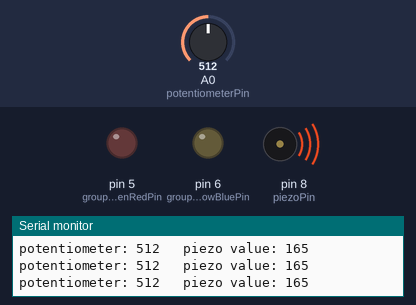
A sketch run on a simulated Arduino Uno, built with avr-gcc and run on an emulated ATmega328P. Shown: output pins drawn as LEDs (lit = HIGH), buzzer (waves = sounding), the last lines printed to the serial monitor. The inputs (shaded band) are chosen by the test bench; at power-on: A0 (potentiometerPin) = 512.

Above: at 1.2 s.
1.3 s: A0 (potentiometerPin) set to 511
At 1.6 s:
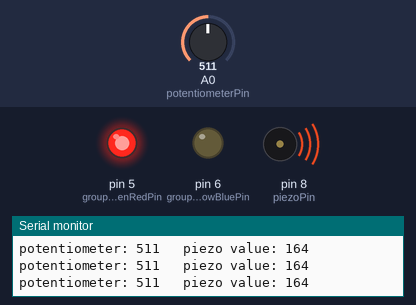
2.8 s: A0 (potentiometerPin) set to 122
At 3.5 s:
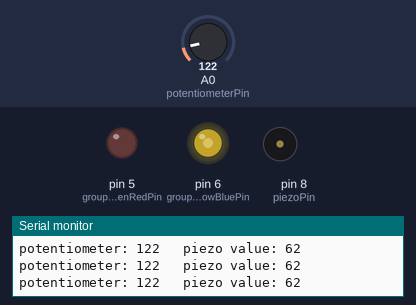
4.3 s: A0 (potentiometerPin) set to 90
At 5.8 s:
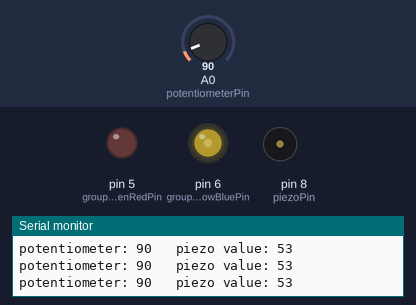
7.3 s: A0 (potentiometerPin) set to 306
At 8.5 s:
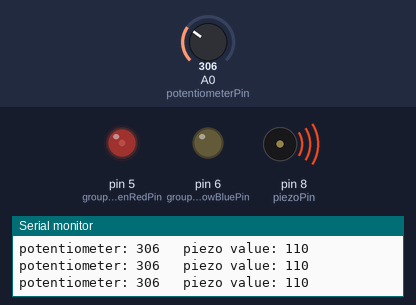
10.3 s: A0 (potentiometerPin) set to 0
At 11.5 s:
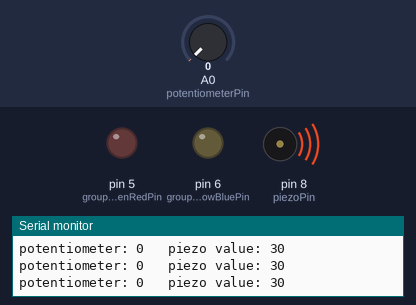
13.3 s: A0 (potentiometerPin) set to 110
At 13.8 s:
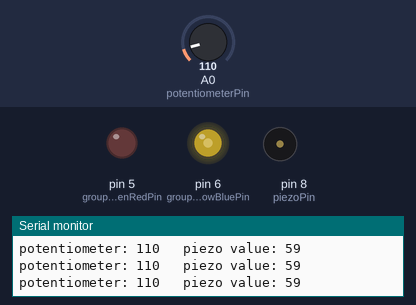
Timing chart, 0 to 17.3 s (numbered marks = the images above; inputs shaded):
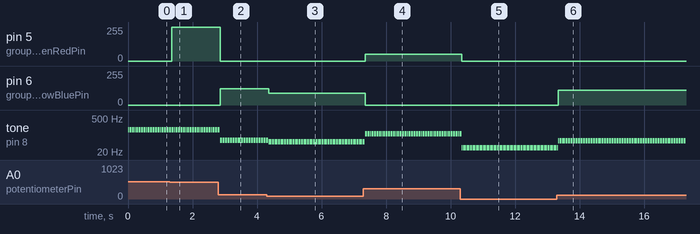

Measured:
- the behaviour switches between 512 and 511 on A0 (potentiometerPin) (found by bisection; images 0 and 1)
- after the input at 1.3 s, pin 5 (groupLedGreenRedPin): 0/255 → 255/255 after 0.06 s
- after the input at 2.8 s, pin 5 (groupLedGreenRedPin): 255/255 → 0/255 after 0.06 s; pin 6 (groupLedYellowBluePin): 0/255 → 122/255 after 0.06 s
- after the input at 4.3 s, pin 6 (groupLedYellowBluePin): 122/255 → 90/255 after 0.06 s
- after the input at 7.3 s, pin 5 (groupLedGreenRedPin): 0/255 → 50/255 after 0.05 s; pin 6 (groupLedYellowBluePin): 90/255 → 0/255 after 0.05 s
- after the input at 10.3 s, pin 5 (groupLedGreenRedPin): 50/255 → 0/255 after 0.05 s
- after the input at 13.3 s, pin 6 (groupLedYellowBluePin): 0/255 → 110/255 at once
- by itself, tone on pin 8 (piezoPin): repeats every 0.04 s: silent 0.02 s, 59 Hz 0.02 s

The sketch:

sketch_nightClubDJ.ino
```cpp
const int potentiometerPin = A0;
const int piezoPin = 8;
const int groupLedYellowBluePin = 6;
const int groupLedGreenRedPin = 5;
int potentioValue = 0;
int piezoValue = 0;

void setup() {
  // put your setup code here, to run once:
  Serial.begin(9600);
  pinMode(groupLedYellowBluePin, OUTPUT);
  pinMode(groupLedGreenRedPin, OUTPUT);
}

void loop() {
  // put your main code here, to run repeatedly:
  potentioValue = analogRead(potentiometerPin);

  piezoValue = map(potentioValue, 0, 1023, 30, 300);
  Serial.print("potentiometer: ");
  Serial.print(potentioValue);
  Serial.print("\t piezo value: ");
  Serial.println(piezoValue);

  if (piezoValue < 100) {
    analogWrite(groupLedYellowBluePin, potentioValue);
    analogWrite(groupLedGreenRedPin, 0);
  } else {
    analogWrite(groupLedGreenRedPin, potentioValue);
    analogWrite(groupLedYellowBluePin, 0);
  }
  tone(8, piezoValue, 20);

  delay(15);
}
```
